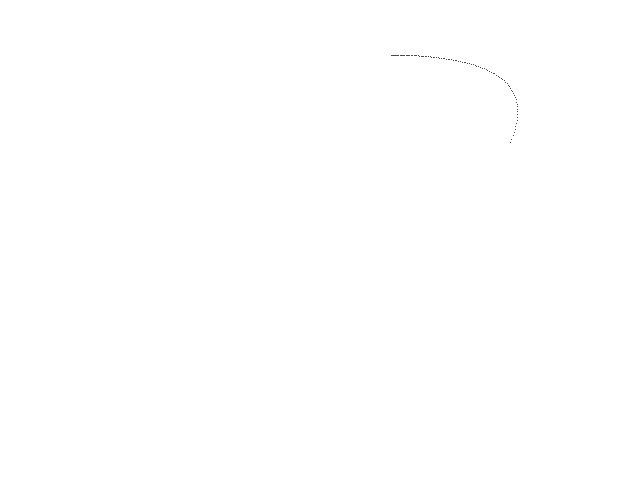
Frame 1 (no input)
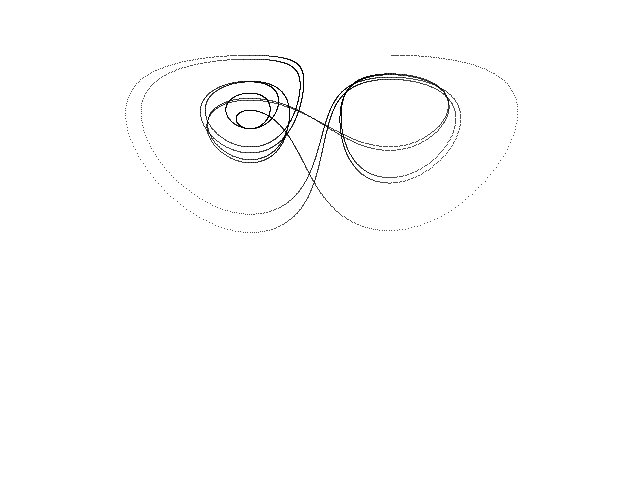
Frame 60 (the mouse pressed at the canvas centre just before this capture)
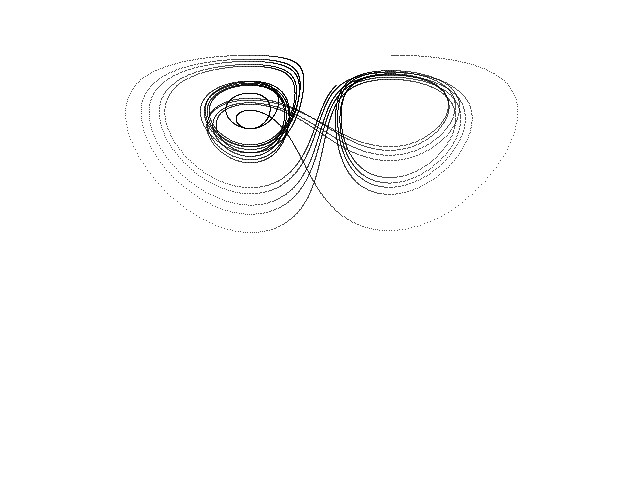
Frame 120 (the mouse held since frame 60 and released just before this capture)

The Processing sketch that drew these frames (run headless with seeded random() and noise(); from frame 60 on, the mouse is pressed at the canvas centre):

// Processing sketch: Bouali
// ── Bouali.pde
// Bouali chaotic attractor //

  float x = 1.0;
  float y = 1.0;
  float z = 0.0;
  float dt = 0.005;
  float a = 0.3;
  float s = 1.0;


void setup() {
  
  size(640, 480);
  background(255);
  
}

void draw() {
  
  for (int i=0; i<100; i++) {
    
    float nx = x;
    float ny = y;
    float nz = z;
        
    x = nx + dt * (nx * (4.0 - ny) + a * nz);
    y = ny + dt * (- ny * (1.0 - (nx * nx)));
    z = nz + dt * (- nx * (1.5 - s * nz) - 0.05 * nz); 

    point(320 + (70 * x), 35 + (20 * y));
        
  }

}
